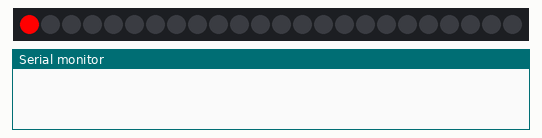
This program was run on a simulated Arduino Nano 33 BLE. Parts: 24 RGB LEDs in strip order, left to right, the last lines printed to the serial monitor. Dim RGB values are drawn brighter than linear.

Above: at 0.15 s.
At 5.6 s:
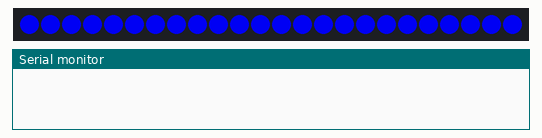
At 11.0 s:
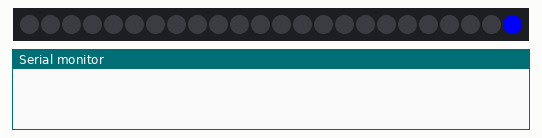
At 17.2 s:
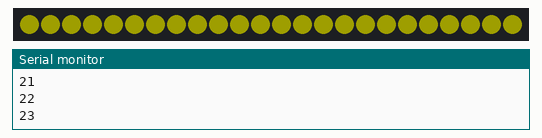
At 28.34 s:
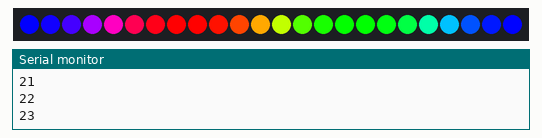
At 39.74 s:
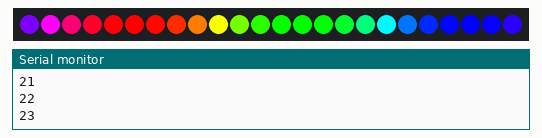

Measured:
- what the display in image 2 shows lasts 6.2 s, from 11.0 s to 17.2 s
- what the display in image 3 shows lasts 4.2 s, from 17.2 s to 21.4 s

The program:

main.cpp
```cpp
#include <Arduino.h>
// NeoPixel test program showing use of the WHITE channel for RGBW
// pixels only (won't look correct on regular RGB NeoPixel strips).

#include <Adafruit_NeoPixel.h>

void colorWipe(uint32_t color, int wait);
void whiteOverRainbow(int whiteSpeed, int whiteLength);
void pulseWhite(uint8_t wait);
void rainbowFade2White(int wait, int rainbowLoops, int whiteLoops);
void fade(char colour, uint8_t wait);
void pixelChase(int speed, int length, uint32_t color, int loops);
void loadingChase(int speed, uint32_t color, int loops);

// Which pin on the Arduino is connected to the NeoPixels?
// On a Trinket or Gemma we suggest changing this to 1:
#define LED_PIN     6

// How many NeoPixels are attached to the Arduino?
#define LED_COUNT  24

// NeoPixel brightness, 0 (min) to 255 (max)
#define BRIGHTNESS 255

// Declare our NeoPixel strip object:
Adafruit_NeoPixel strip(LED_COUNT, LED_PIN, NEO_GRBW + NEO_KHZ800);
//   NEO_KHZ800  800 KHz bitstream (most NeoPixel products w/WS2812 LEDs)
//   NEO_RGBW    Pixels are wired for RGBW bitstream (NeoPixel RGBW products)

void setup() {
  Serial.begin(9600);
  strip.begin();           // INITIALIZE NeoPixel strip object (REQUIRED)
  strip.show();            // Turn OFF all pixels ASAP
  strip.setBrightness(BRIGHTNESS); // Set BRIGHTNESS to about 1/5 (max = 255)
}

void loop() {
  // Fill along the length of the strip in various colors...
  colorWipe(strip.Color(255,   0,   0, 0)     , 30); // Red
  fade('r',5);
  colorWipe(strip.Color(0,   255,   0, 0)     , 30); // Red
  fade('g',5);
  colorWipe(strip.Color(0,   0,   255, 0)     , 30); // Red
  fade('b',5);
  colorWipe(strip.Color(0,   0,   0, 255)     , 30); // Red
  fade('w',5);
  pixelChase(75, 1, strip.Color(0,   0,   255, 0), 1);
  loadingChase(10, strip.Color(30,   30,   0, 0), 24);
  delay(500);
//  colorWipe(strip.Color(  0, 255,   0)     , 50); // Green
  // colorWipe(strip.Color(  0,   0, 255)     , 50); // Blue
//  colorWipe(strip.Color(  0,   0,   0, 255), 50); // True white (not RGB white)

  whiteOverRainbow(50, 1);

  pulseWhite(5);

  rainbowFade2White(20, 5, 1);
}

// Fill strip pixels one after another with a color. Strip is NOT cleared
// first; anything there will be covered pixel by pixel. Pass in color
// (as a single 'packed' 32-bit value, which you can get by calling
// strip.Color(red, green, blue) as shown in the loop() function above),
// and a delay time (in milliseconds) between pixels.
void colorWipe(uint32_t color, int wait) {
  for(int i=0; i<strip.numPixels(); i++) { // For each pixel in strip...
    strip.setPixelColor(i, color);         //  Set pixel's color (in RAM)
    strip.show();                          //  Update strip to match
    delay(wait);                           //  Pause for a moment
  }
//  strip.clear();

}

void fade(char colour, uint8_t wait) {
  switch(colour){
    case 'r': //Red
      for(int j=255; j>=0; j--) { // Ramp down from 255 to 0
        strip.fill(strip.Color(strip.gamma8(j), 0, 0, 0));
        strip.show();
        delay(wait);
      }
      break;
    case 'g': //Green
      for(int j=255; j>=0; j--) { // Ramp down from 255 to 0
        strip.fill(strip.Color(0, strip.gamma8(j), 0, 0));
        strip.show();
        delay(wait);
      }
      break;
    case 'b': //blue
      for(int j=255; j>=0; j--) { // Ramp down from 255 to 0
        strip.fill(strip.Color(0, 0, strip.gamma8(j), 0));
        strip.show();
        delay(wait);
        }
        break;
    case 'w': //White
      for(int j=255; j>=0; j--) { // Ramp down from 255 to 0
        strip.fill(strip.Color(0, 0, 0, strip.gamma8(j)));
        strip.show();
        delay(wait);
      }
      break;
    default:
      //Error no matching case
      strip.fill(strip.Color(255, 0, 0, 0));
      break;
  }
}

void pixelChase(int speed, int length, uint32_t color, int loops) {

  if(length >= strip.numPixels()) length = strip.numPixels() - 1;

  int      head          = length - 1;
  int      tail          = 0;
  int      loopNum       = 0;
  uint32_t lastTime      = millis();

  for(;;) { // Repeat forever (or until a 'break' or 'return')
    for(int i=0; i<strip.numPixels(); i++) {  // For each pixel in strip...
      if(((i >= tail) && (i <= head)) ||      //  If between head & tail...
         ((tail > head) && ((i >= tail) || (i <= head)))) {
        strip.setPixelColor(i, color); // Set white
      } else {                                             // else off
        strip.setPixelColor(i, strip.gamma32(strip.Color(0,0,0,0)));
      }
    }

    strip.show(); // Update strip with new contents
    // There's no delay here, it just runs full-tilt until the timer and
    // counter combination below runs out.

    if((millis() - lastTime) > speed) { // Time to update head/tail?
      if(++head >= strip.numPixels()) {      // Advance head, wrap around
        head = 0;
        if(++loopNum >= loops) return;
      }
      if(++tail >= strip.numPixels()) {      // Advance tail, wrap around
        tail = 0;
      }
      lastTime = millis();                   // Save time of last movement
    }
  }
}

void loadingChase(int speed, uint32_t color, int loops) {
  int      length        = 1;
  int      head          = length - 1;
  int      tail          = 0;
  int      loopNum       = 0;
  uint32_t lastTime      = millis();

  for(;;) { // Repeat forever (or until a 'break' or 'return')
    for(int i=0; i<strip.numPixels(); i++) {  // For each pixel in strip...
      if(((i >= tail) && (i <= head)) ||      //  If between head & tail...
         ((tail > head) && ((i >= tail) || (i <= head)))) {
        strip.setPixelColor(i, color); // Set colour
      } else {                                             // else off
        strip.setPixelColor(i, strip.gamma32(strip.Color(0,0,0,0)));
      }
    }

    strip.show(); // Update strip with new contents
    // There's no delay here, it just runs full-tilt until the timer and
    // counter combination below runs out.

    if((millis() - lastTime) > speed) { // Time to update head/tail?
      if(++head >= strip.numPixels()) {      // Advance head, wrap around
        if(++loopNum >= loops) return;
        head = 0;
        Serial.println(loopNum);
      }
      if(++tail >= strip.numPixels()) {      // Advance tail, wrap around
        tail = 0;
        head = ++head;
      }
      lastTime = millis();                   // Save time of last movement
    }
  }
}


void whiteOverRainbow(int whiteSpeed, int whiteLength) {

  if(whiteLength >= strip.numPixels()) whiteLength = strip.numPixels() - 1;

  int      head          = whiteLength - 1;
  int      tail          = 0;
  int      loops         = 3;
  int      loopNum       = 0;
  uint32_t lastTime      = millis();
  uint32_t firstPixelHue = 0;

  for(;;) { // Repeat forever (or until a 'break' or 'return')
    for(int i=0; i<strip.numPixels(); i++) {  // For each pixel in strip...
      if(((i >= tail) && (i <= head)) ||      //  If between head & tail...
         ((tail > head) && ((i >= tail) || (i <= head)))) {
        strip.setPixelColor(i, strip.Color(0, 0, 0, 255)); // Set white
      } else {                                             // else set rainbow
        int pixelHue = firstPixelHue + (i * 65536L / strip.numPixels());
        strip.setPixelColor(i, strip.gamma32(strip.ColorHSV(pixelHue)));
      }
    }

    strip.show(); // Update strip with new contents
    // There's no delay here, it just runs full-tilt until the timer and
    // counter combination below runs out.

    firstPixelHue += 40; // Advance just a little along the color wheel

    if((millis() - lastTime) > whiteSpeed) { // Time to update head/tail?
      if(++head >= strip.numPixels()) {      // Advance head, wrap around
        head = 0;
        if(++loopNum >= loops) return;
      }
      if(++tail >= strip.numPixels()) {      // Advance tail, wrap around
        tail = 0;
      }
      lastTime = millis();                   // Save time of last movement
    }
  }
}

void pulseWhite(uint8_t wait) {
  for(int j=0; j<256; j++) { // Ramp up from 0 to 255
    // Fill entire strip with white at gamma-corrected brightness level 'j':
    strip.fill(strip.Color(0, 0, 0, strip.gamma8(j)));
    strip.show();
    delay(wait);
  }

  for(int j=255; j>=0; j--) { // Ramp down from 255 to 0
    strip.fill(strip.Color(0, 0, 0, strip.gamma8(j)));
    strip.show();
    delay(wait);
  }
}

void rainbowFade2White(int wait, int rainbowLoops, int whiteLoops) {
  int fadeVal=0, fadeMax=100;

  // Hue of first pixel runs 'rainbowLoops' complete loops through the color
  // wheel. Color wheel has a range of 65536 but it's OK if we roll over, so
  // just count from 0 to rainbowLoops*65536, using steps of 256 so we
  // advance around the wheel at a decent clip.
  for(uint32_t firstPixelHue = 0; firstPixelHue < rainbowLoops*65536;
    firstPixelHue += 256) {

    for(int i=0; i<strip.numPixels(); i++) { // For each pixel in strip...

      // Offset pixel hue by an amount to make one full revolution of the
      // color wheel (range of 65536) along the length of the strip
      // (strip.numPixels() steps):
      uint32_t pixelHue = firstPixelHue + (i * 65536L / strip.numPixels());

      // strip.ColorHSV() can take 1 or 3 arguments: a hue (0 to 65535) or
      // optionally add saturation and value (brightness) (each 0 to 255).
      // Here we're using just the three-argument variant, though the
      // second value (saturation) is a constant 255.
      strip.setPixelColor(i, strip.gamma32(strip.ColorHSV(pixelHue, 255,
        255 * fadeVal / fadeMax)));
    }

    strip.show();
    delay(wait);

    if(firstPixelHue < 65536) {                              // First loop,
      if(fadeVal < fadeMax) fadeVal++;                       // fade in
    } else if(firstPixelHue >= ((rainbowLoops-1) * 65536)) { // Last loop,
      if(fadeVal > 0) fadeVal--;                             // fade out
    } else {
      fadeVal = fadeMax; // Interim loop, make sure fade is at max
    }
  }

  for(int k=0; k<whiteLoops; k++) {
    for(int j=0; j<256; j++) { // Ramp up 0 to 255
      // Fill entire strip with white at gamma-corrected brightness level 'j':
      strip.fill(strip.Color(0, 0, 0, strip.gamma8(j)));
      strip.show();
    }
    delay(1000); // Pause 1 second
    for(int j=255; j>=0; j--) { // Ramp down 255 to 0
      strip.fill(strip.Color(0, 0, 0, strip.gamma8(j)));
      strip.show();
    }
  }

  delay(500); // Pause 1/2 second
}
```
